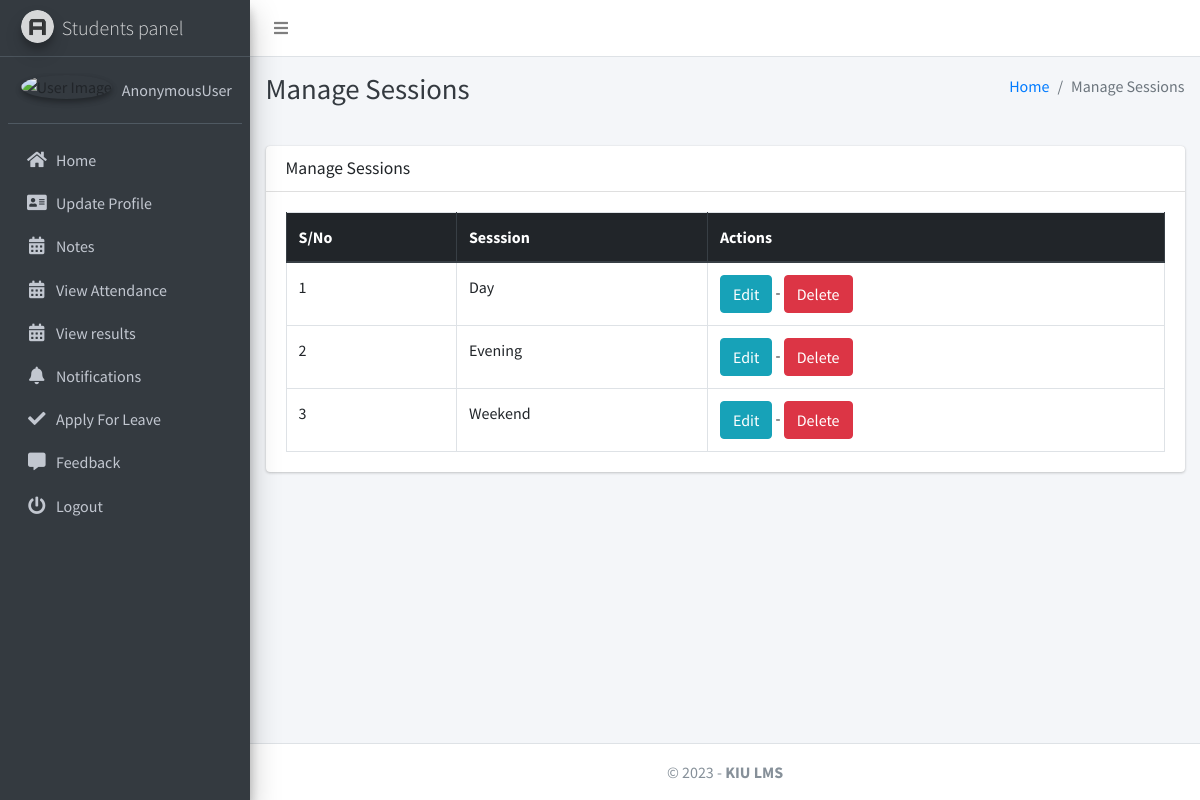
The app's page /session/manage/ with its own data.
### studentsmanagementapp/models.py (models this page shows, shortened)
class Session(models.Model):
    SESSION_TYPE_CHOICES = [
        ('Day','Day'),
        ('Evening','Evening'),
        ('Weekend','Weekend'),
    ]
    Session= models.CharField(choices=SESSION_TYPE_CHOICES, default='Day',max_length=15)

### studentsmanagementapp/hod_views.py (the view)
# urls.py: path("session/manage/", hod_views.manage_session, name='manage_session'),
def manage_session(request):
    sessions = Session.objects.all()
    context = {'sessions': sessions, 'page_title': 'Manage Sessions'}
    return render(request, "hod_template/manage_session.html", context)

### studentsmanagementapp/templates/hod_template/manage_session.html
{% extends 'main_app/base.html' %}
{% load static %}
{% block page_title %}{{page_title}}{% endblock page_title %}
{% block content %}
<section class="content">
    <div class="container-fluid">
        <div class="row">
            <div class="col-md-12">
                <div class="card">
                    <div class="card-header">
                        <h3 class="card-title">{{page_title}}</h3>
                    </div>
                    <div class="card-body">
                        <table id="example2" class="table table-bordered table-hover">
                            <thead class="thead-dark">
                                <tr>
                                    <th>S/No</th>
                                    <th>Sesssion</th>
                                    <th>Actions</th>
                                </tr>
                            </thead>
                            <tbody>
                                {% for session in sessions %}
                                <tr>
                                    <td>{{ forloop.counter }}</td>
                                    <td>{{session.Session}}</td>
                                    <td><a href="{% url 'edit_session' session.id %}" class="btn btn-info">Edit</a> - <a href="{% url 'delete_session' session.id %}" onclick="return confirm('Are you sure you want to delete this ?')" class="btn btn-danger">Delete</a> </td>
                                </tr>
                                {% endfor %}
                            </tbody>
                        </table>
                    </div>
                </div>
            </div>
        </div>
    </div>
</section>
{% endblock content %}

### records on screen
Session: Session "Day"
Session: Session "Evening"
Session: Session "Weekend"

### other values on screen
{{ user }} "AnonymousUser"
{{ page_title }} "Manage Sessions"
